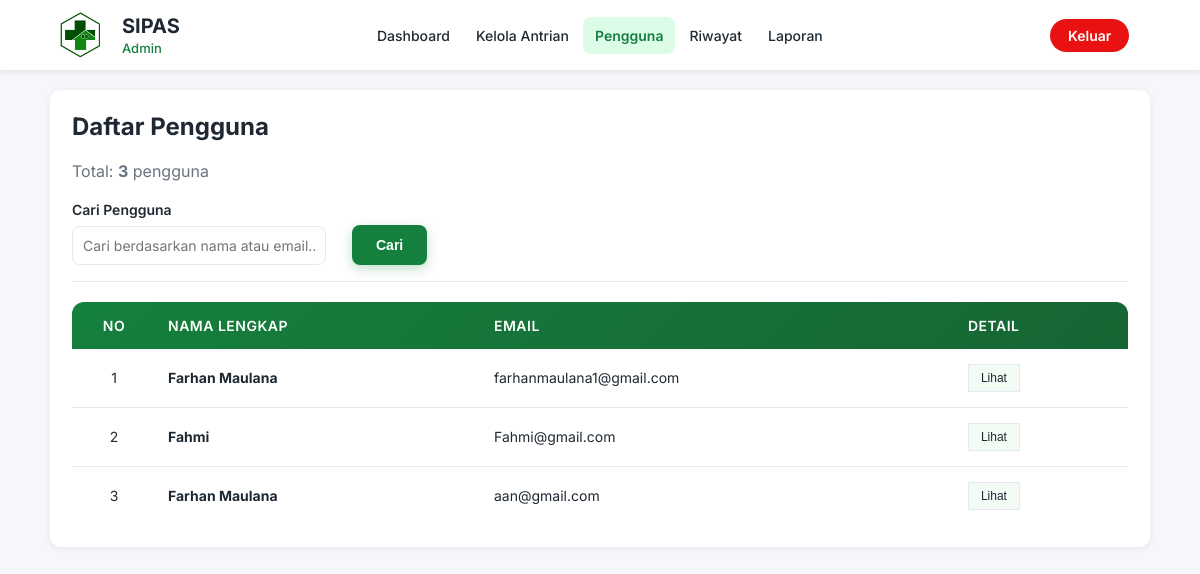
Screenshot of /views/admin/pengguna.php (signed in) with the database file from the repository.
### tables this page shows
CREATE TABLE `pasien` (
  `id` int(11) NOT NULL,
  `user_id` int(11) NOT NULL,
  `no_kk` varchar(50) DEFAULT NULL,
  `nik` varchar(16) NOT NULL,
  `nama` varchar(255) NOT NULL,
  `tempat_lahir` varchar(100) DEFAULT NULL,
  `tanggal_lahir` date DEFAULT NULL,
  `nama_kepala_keluarga` varchar(255) DEFAULT NULL,
  `nama_ibu_kandung` varchar(255) DEFAULT NULL,
  `status_keluarga` varchar(50) DEFAULT NULL,
  `alamat` text DEFAULT NULL,
  `is_bpjs` tinyint(1) DEFAULT 0,
  `jenis_bpjs` varchar(50) DEFAULT NULL,
  `nomor_bpjs` varchar(50) DEFAULT NULL,
  `is_pasien_baru` tinyint(1) DEFAULT 1,
  `jenis_kelamin` varchar(1) DEFAULT NULL,
  `umur` int(11) DEFAULT NULL,
  `agama` varchar(50) DEFAULT NULL,
  `pekerjaan` varchar(100) DEFAULT NULL,
  `pendidikan` varchar(100) DEFAULT NULL,
  `no_hp` varchar(20) DEFAULT NULL,
  `foto_profil` varchar(255) DEFAULT NULL,
  `created_at` timestamp NOT NULL DEFAULT current_timestamp(),
  `updated_at` timestamp NOT NULL DEFAULT current_timestamp() ON UPDATE current_timestamp()
);

CREATE TABLE `users` (
  `id` int(11) NOT NULL,
  `email` varchar(255) NOT NULL,
  `password_hash` varchar(255) NOT NULL,
  `is_admin` tinyint(1) DEFAULT 0,
  `created_at` timestamp NOT NULL DEFAULT current_timestamp()
);

### views/admin/pengguna.php (the view, shortened to what this page needs)
<?php
require_once '../../config/koneksi.php';
$users = [];
$search = '';
try {
    if ($search !== '') {
        $like = '%' . $search . '%';
        $stmt = $koneksi->prepare("
            SELECT
                u.id,                  -- ID user
                u.email,               -- Email user
                p.*                    -- Semua data pasien (jika ada)
            FROM users u
            LEFT JOIN pasien p ON u.id = p.user_id  -- LEFT JOIN agar user tanpa data pasien tetap muncul
            WHERE (u.is_admin = 0 OR u.is_admin IS NULL)
              AND (
                    (p.nama IS NOT NULL AND p.nama <> '' AND LOWER(p.nama) LIKE LOWER(?))
                 OR LOWER(u.email) LIKE LOWER(?)
              )
            ORDER BY u.id DESC
        ");
        $stmt->execute([$like, $like]);
    } else {
        $stmt = $koneksi->prepare("
            SELECT
                u.id,                  -- ID user
                u.email,               -- Email user
                p.*                    -- Semua data pasien (jika ada)
            FROM users u
            LEFT JOIN pasien p ON u.id = p.user_id  -- LEFT JOIN agar user tanpa data pasien tetap muncul
            WHERE (u.is_admin = 0 OR u.is_admin IS NULL)  -- Hanya ambil user biasa, bukan admin
            ORDER BY u.id DESC  -- Urutkan dari yang terbaru
        ");
        $stmt->execute();
    }
    $users = $stmt->fetchAll(PDO::FETCH_ASSOC);
} catch (PDOException $e) {
    $error = "Error mengambil data pengguna: " . $e->getMessage();
}
?>
<!DOCTYPE html>
<html lang="id">
<head>
    <link href="../../assets/css/utilities.css" rel="stylesheet">
    <link href="../../assets/css/admin/header_admin.css" rel="stylesheet">
    <link href="../../assets/css/admin/dashboard_admin.css" rel="stylesheet">
    <link href="../../assets/css/admin/table_common.css" rel="stylesheet">
    <link href="../../assets/css/user/profile_user.css" rel="stylesheet">
    <link href="../../assets/css/admin/pengguna_admin.css" rel="stylesheet">
</head>
<body>
    <div class="dashboard-wrapper">
        <?php include 'includes/header_admin.php'; ?>
        <div class="dashboard-container">
        <div class="card">
            <h2 style="margin-top: 0;">Daftar Pengguna</h2>
            <p style="margin-bottom: 20px; color: var(--muted);">
                Total: <strong><?php echo count($users); ?></strong> pengguna
            </p>
            <form method="get" action="">
                <div class="filter-form-inline">
                    <div class="filter-group-inline">
                        <label for="search">Cari Pengguna</label>
                        <input
                            type="text"
                            id="search"
                            name="search"
                            class="filter-search-input"
                            placeholder="Cari berdasarkan nama atau email..."
                            value="<?php echo htmlspecialchars($search); ?>"
                        >
                    </div>
                    <div style="flex: 0 0 auto; display: flex; align-items: flex-end;">
                        <button type="submit" class="btn-filter">Cari</button>
                    </div>
                </div>
            </form>
            <?php if (empty($users)): ?>
                <div class="empty-state">
                    <p>Belum ada pengguna yang terdaftar.</p>
                </div>
            <?php else: ?>
                <div class="table-container">
                    <table class="data-table">
                        <thead>
                            <tr>
                                <th>No</th>
                                <th>Nama Lengkap</th>
                                <th>Email</th>
                                <th>Detail</th>
                            </tr>
                        </thead>
                        <tbody>
                            <?php
                            $no = 1;
                            foreach ($users as $user):
                            ?>
                                <tr>
                                    <td><?php echo $no++; ?></td>
                                    <td>
                                        <?php if (!empty($user['nama'])): ?>
                                            <strong><?php echo htmlspecialchars($user['nama']); ?></strong>
                                        <?php else: ?>
                                            <span style="color: #6b7280; font-style: italic;">Belum mengisi data pasien</span>
                                        <?php endif; ?>
                                    </td>
                                    <td><?php echo htmlspecialchars($user['email']); ?></td>
                                    <td>
                                        <?php if (!empty($user['nama'])): ?>
                                            <button type="button" class="btn-detail" style="text-decoration: none; cursor: pointer;"
                                                    onclick="showUserDetail(<?php echo htmlspecialchars(json_encode($user)); ?>)">
                                                Lihat
                                            </button>
                                        <?php else: ?>
                                            <span style="color: #6b7280; font-style: italic;">Tidak ada data</span>
                                        <?php endif; ?>
                                    </td>
                                </tr>
                            <?php endforeach; ?>
                        </tbody>
                    </table>
                </div>
            <?php endif; ?>
        </div>
        </div>
    </div>
</body>
</html>

### assets/css/utilities.css (style rules this page uses)
:root { --bg: #f3fbf5; --card: #ffffff; --border: #e5e9f2; --text: #1f2933; --muted: #6b7280; --primary: #15803d; --primary-dark: #166534; --shadow: 0 10px 30px rgba(0, 0, 0, 0.08); --radius: 14px; }
body { margin: 0; font-family: 'Inter', system-ui, -apple-system, sans-serif; background: #f5f7fb; color: #1f2933; min-height: 100vh; }
.dashboard-wrapper { min-height: 100vh; display: flex; flex-direction: column; }
.dashboard-container { width: 100%; margin: 0 auto; padding: 16px 16px 40px; flex: 1; box-sizing: border-box; }
@media (min-width: 768px) { .dashboard-container { max-width: 720px; padding: 20px 20px 40px; } }
@media (min-width: 992px) { .dashboard-container { max-width: 960px; padding: 20px 20px 40px; } }
@media (min-width: 1200px) { .dashboard-container { max-width: 1140px; padding: 20px 20px 40px; } }
.card { background: white; padding: 22px; border-radius: 10px; box-shadow: 0 1px 6px rgba(0,0,0,0.08); margin-bottom: 20px; }
.btn-detail { background: var(--bg); color: var(--text); border: 1px solid var(--border); padding: 6px 12px; font-size: 12px; }

### assets/css/admin/dashboard_admin.css (style rules this page uses)
.filter-form-inline { display: flex; gap: 16px; align-items: flex-end; margin-bottom: 20px; padding-bottom: 16px; border-bottom: 1px solid var(--border); }
.filter-group-inline { flex: 0 0 auto; max-width: 250px; }
.filter-group-inline label { display: block; margin-bottom: 8px; font-weight: 600; color: var(--text); font-size: 14px; }
.filter-group-inline input { width: 100%; padding: 10px; border: 1px solid var(--border); border-radius: 8px; font-size: 14px; font-family: inherit; min-width: 200px; }
.filter-form-inline > *:last-child { margin-left: 32px; }
.btn-filter { padding: 10px 24px; background: var(--primary); color: white; border: none; border-radius: 8px; cursor: pointer; font-size: 14px; font-weight: 600; transition: all 0.2s; box-shadow: 0 4px 12px rgba(21, 128, 61, 0.25); height: 40px; white-space: nowrap; flex-shrink: 0; }

### assets/css/admin/table_common.css (style rules this page uses)
.table-container { overflow-x: auto; margin-top: 20px; }
.data-table { width: 100%; border-collapse: collapse; background: white; border-radius: 12px; overflow: hidden; }
.data-table thead { background: linear-gradient(135deg, var(--primary), var(--primary-dark)); color: white; }
.data-table th { padding: 15px 12px; text-align: left; font-weight: 600; font-size: 14px; text-transform: uppercase; letter-spacing: 0.5px; vertical-align: middle; }
.data-table td { padding: 15px 12px; border-bottom: 1px solid var(--border); font-size: 14px; vertical-align: middle; }
.data-table th:first-child, .data-table td:first-child { text-align: center; width: 60px; min-width: 60px; }
.data-table tbody tr { transition: background 0.2s; }
.data-table tbody tr:last-child td { border-bottom: none; }

### rows the page displays
pasien: nama "Farhan Maulana", user.email "farhanmaulana1@gmail.com"
pasien: nama "Fahmi", user.email "Fahmi@gmail.com"
pasien: nama "Farhan Maulana", user.email "aan@gmail.com"

### other values shown
count($users) "3"
